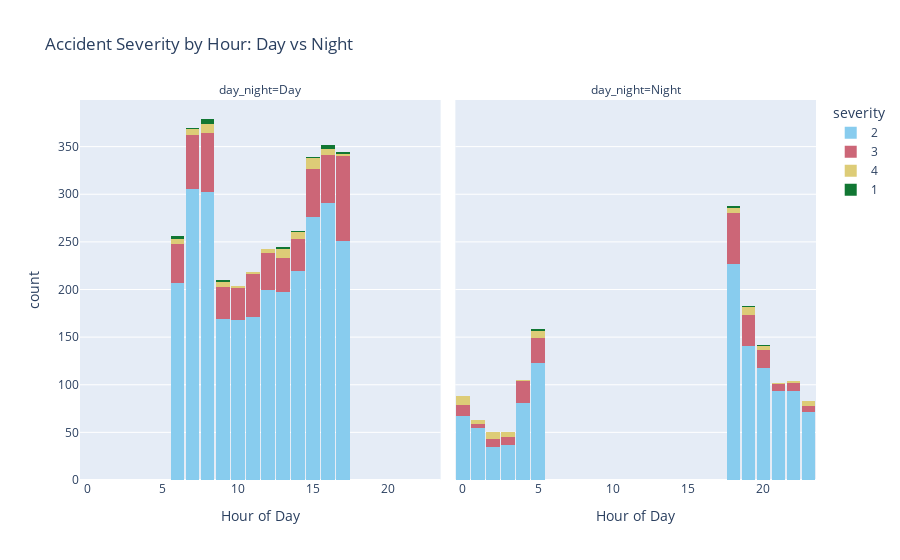

The cell this chart's notebook holds for it:
### Code cell
# Plotly visual of severity of crash by hour
fig = px.histogram(
    df, 
    x="hour", 
    color="severity", 
    facet_col="day_night", 
    nbins=24,
    title="Accident Severity by Hour: Day vs Night",
    labels={'hour': 'Hour of Day', 'count': 'Number of accidents'},
    color_discrete_sequence=px.colors.qualitative.Safe,
    barmode='stack' # You can change this to 'group' for side-by-side bars
)

# Improve layout
fig.update_layout(bargap=0.1)
fig.show()

# To save correctly:
# fig.write_image("severity_hourly_distribution.png")

### Figure 1 — Plotly figure (JSON) as saved in the notebook; plotly's stock layout.template omitted (floating-point values rounded to 4 significant figures; data arrays with more than 128 entries replaced by an {"elided": "..."} marker saying what was removed)
{"data": [{"alignmentgroup": "True", "bingroup": "x", "hovertemplate": "severity=2<br>day_night=Day<br>Hour of Day=%{x}<br>count=%{y}<extra></extra>", "legendgroup": "2", "marker": {"color": "rgb(136, 204, 238)", "pattern": {"shape": ""}}, "name": "2", "nbinsx": 24, "offsetgroup": "2", "orientation": "v", "showlegend": true, "type": "histogram", "x": {"elided": "2756 int values"}, "xaxis": "x", "yaxis": "y"}, {"alignmentgroup": "True", "bingroup": "x", "hovertemplate": "severity=2<br>day_night=Night<br>Hour of Day=%{x}<br>count=%{y}<extra></extra>", "legendgroup": "2", "marker": {"color": "rgb(136, 204, 238)", "pattern": {"shape": ""}}, "name": "2", "nbinsx": 24, "offsetgroup": "2", "orientation": "v", "showlegend": false, "type": "histogram", "x": {"elided": "1141 int values"}, "xaxis": "x2", "yaxis": "y2"}, {"alignmentgroup": "True", "bingroup": "x", "hovertemplate": "severity=3<br>day_night=Day<br>Hour of Day=%{x}<br>count=%{y}<extra></extra>", "legendgroup": "3", "marker": {"color": "rgb(204, 102, 119)", "pattern": {"shape": ""}}, "name": "3", "nbinsx": 24, "offsetgroup": "3", "orientation": "v", "showlegend": true, "type": "histogram", "x": {"elided": "571 int values"}, "xaxis": "x", "yaxis": "y"}, {"alignmentgroup": "True", "bingroup": "x", "hovertemplate": "severity=3<br>day_night=Night<br>Hour of Day=%{x}<br>count=%{y}<extra></extra>", "legendgroup": "3", "marker": {"color": "rgb(204, 102, 119)", "pattern": {"shape": ""}}, "name": "3", "nbinsx": 24, "offsetgroup": "3", "orientation": "v", "showlegend": false, "type": "histogram", "x": {"elided": "209 int values"}, "xaxis": "x2", "yaxis": "y2"}, {"alignmentgroup": "True", "bingroup": "x", "hovertemplate": "severity=4<br>day_night=Day<br>Hour of Day=%{x}<br>count=%{y}<extra></extra>", "legendgroup": "4", "marker": {"color": "rgb(221, 204, 119)", "pattern": {"shape": ""}}, "name": "4", "nbinsx": 24, "offsetgroup": "4", "orientation": "v", "showlegend": true, "type": "histogram", "x": [13, 7, 14, 14, 15, 8, 7, 8, 8, 8, 9, 15, 15, 11, 6, 7, 13, 9, 6, 16, 9, 15, 13, 12, 14, 8, 8, 16, 10, 13, 16, 12, 15, 7, 16, 14, 9, 8, 13, 6, 16, 15, 6, 13, 10, 17, 15, 17, 7, 13, 12, 13, 14, 8, 14, 15, 15, 7, 12, 8, 16, 15, 14, 9, 6, 15, 7, 8, 13, 11], "xaxis": "x", "yaxis": "y"}, {"alignmentgroup": "True", "bingroup": "x", "hovertemplate": "severity=4<br>day_night=Night<br>Hour of Day=%{x}<br>count=%{y}<extra></extra>", "legendgroup": "4", "marker": {"color": "rgb(221, 204, 119)", "pattern": {"shape": ""}}, "name": "4", "nbinsx": 24, "offsetgroup": "4", "orientation": "v", "showlegend": false, "type": "histogram", "x": [5, 18, 4, 23, 19, 19, 23, 18, 18, 19, 5, 0, 2, 22, 2, 1, 1, 0, 3, 20, 19, 18, 0, 0, 3, 3, 1, 0, 2, 2, 19, 5, 22, 3, 0, 23, 20, 19, 0, 23, 19, 18, 2, 21, 20, 5, 5, 0, 3, 19, 19, 2, 23, 1, 5, 2, 0, 5, 18, 20], "xaxis": "x2", "yaxis": "y2"}, {"alignmentgroup": "True", "bingroup": "x", "hovertemplate": "severity=1<br>day_night=Day<br>Hour of Day=%{x}<br>count=%{y}<extra></extra>", "legendgroup": "1", "marker": {"color": "rgb(17, 119, 51)", "pattern": {"shape": ""}}, "name": "1", "nbinsx": 24, "offsetgroup": "1", "orientation": "v", "showlegend": true, "type": "histogram", "x": [16, 8, 6, 13, 8, 9, 8, 8, 15, 16, 7, 16, 8, 16, 6, 9, 13, 6, 17, 16, 14, 13, 17], "xaxis": "x", "yaxis": "y"}, {"alignmentgroup": "True", "bingroup": "x", "hovertemplate": "severity=1<br>day_night=Night<br>Hour of Day=%{x}<br>count=%{y}<extra></extra>", "legendgroup": "1", "marker": {"color": "rgb(17, 119, 51)", "pattern": {"shape": ""}}, "name": "1", "nbinsx": 24, "offsetgroup": "1", "orientation": "v", "showlegend": false, "type": "histogram", "x": [5, 18, 5, 5, 20, 18, 19], "xaxis": "x2", "yaxis": "y2"}], "layout": {"annotations": [{"font": {}, "showarrow": false, "text": "day_night=Day", "x": 0.245, "xanchor": "center", "xref": "paper", "y": 1, "yanchor": "bottom", "yref": "paper"}, {"font": {}, "showarrow": false, "text": "day_night=Night", "x": 0.755, "xanchor": "center", "xref": "paper", "y": 1, "yanchor": "bottom", "yref": "paper"}], "bargap": 0.1, "barmode": "stack", "legend": {"title": {"text": "severity"}, "tracegroupgap": 0}, "title": {"text": "Accident Severity by Hour: Day vs Night"}, "xaxis": {"anchor": "y", "domain": [0, 0.49], "title": {"text": "Hour of Day"}}, "xaxis2": {"anchor": "y2", "domain": [0.51, 1], "matches": "x", "title": {"text": "Hour of Day"}}, "yaxis": {"anchor": "x", "domain": [0, 1], "title": {"text": "count"}}, "yaxis2": {"anchor": "x2", "domain": [0, 1], "matches": "y", "showticklabels": false}}}
